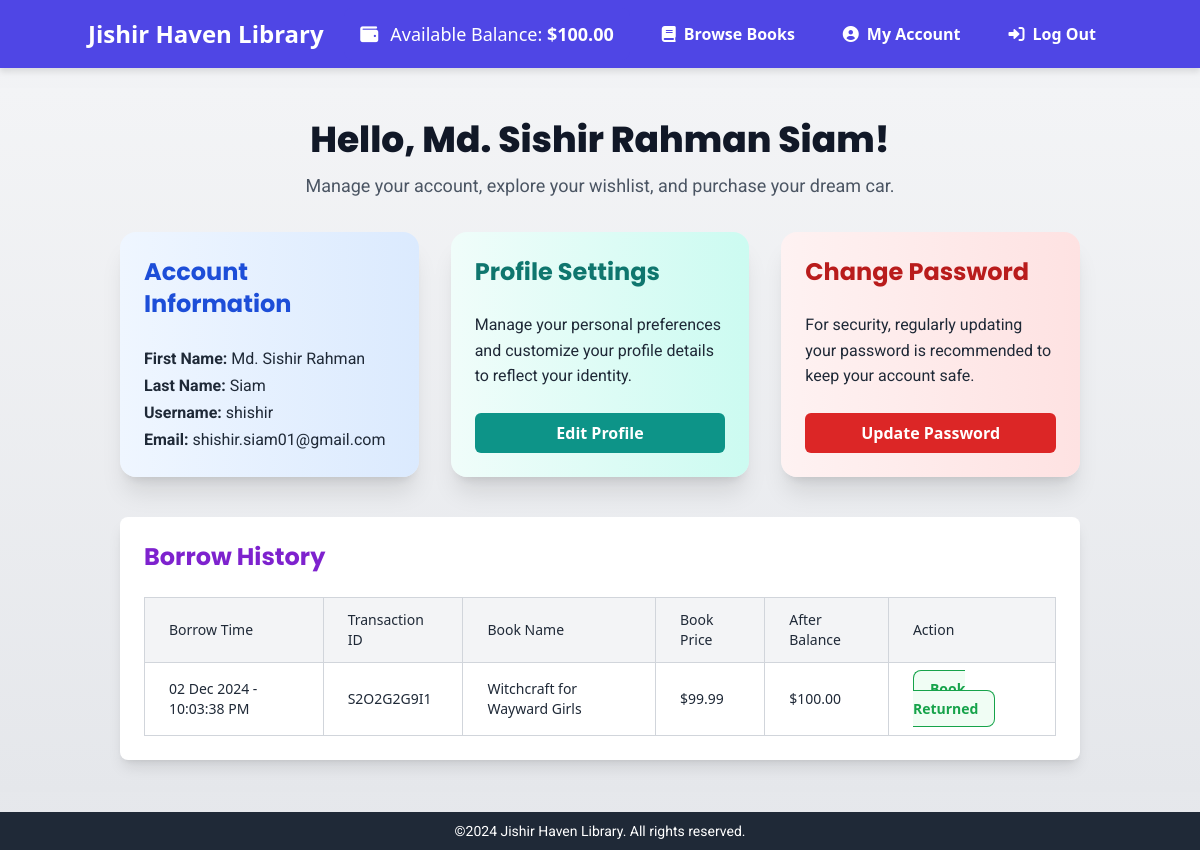
Screenshot of /profile/ (signed in) with the database file from the repository.
### Authenticator_App/models.py (models this page shows, shortened)
class UserAccount(models.Model):
    balance = models.DecimalField(max_digits=16, decimal_places=2, default=0.0)
    created_at = models.DateTimeField(auto_now_add=True, null=1)
    updated_at = models.DateTimeField(auto_now=True, null=1)
    user = models.OneToOneField(User, on_delete=models.CASCADE, related_name='account')

### Library_App/models.py (models this page shows, shortened)
class Borrow(models.Model):
    book = models.ForeignKey(Book, on_delete=models.CASCADE, related_name='borrowed')
    user = models.ForeignKey(User, on_delete=models.CASCADE, related_name='borrowed_books')
    price = models.DecimalField(max_digits=10, decimal_places=2, null=1)
    after_balance = models.DecimalField(max_digits=16, decimal_places=2, default=0)
    transaction_id = models.CharField(
        max_length=100, default=helper.generate_transaction_id, editable=0)
    is_returned = models.BooleanField(default=False, null=1)
    created_at = models.DateTimeField(auto_now_add=True)
    updated_at = models.DateTimeField(auto_now=True)

class Book(models.Model):
    name = models.CharField(max_length=250)
    author = models.CharField(max_length=100)
    genre = models.CharField(max_length=500)
    description = models.TextField(null=1)
    price = models.DecimalField(max_digits=5, decimal_places=2)
    available_copies = models.IntegerField(default=1)
    img = models.ImageField(upload_to='Library_App/books')
    categories = models.ManyToManyField(Categorie)
    created_at = models.DateTimeField(auto_now_add=True)
    updated_at = models.DateTimeField(auto_now=True)

### Authenticator_App/views.py (the view)
# urls.py: path('profile/', Authenticator_App_Views.profile_page, name='profile'),
def profile_page(request):
    if not request.user.is_authenticated:
        return redirect('login')
    Borrows = request.user.borrowed_books.all().order_by('-id')
    context = {
        'Borrows' : Borrows,
    }
    return render(request, 'profile.html', context)

### Authenticator_App/templates/profile.html (shortened to what this page needs)
{% extends 'base.html' %}
{% block content %}
<div class="container mx-auto p-8">
    <div class="text-center mb-8">
        <h1 class="text-4xl font-extrabold text-gray-900">Hello, {{ user.first_name }} {{ user.last_name }}!</h1>
        <p class="mt-3 text-lg text-gray-600">Manage your account, explore your wishlist, and purchase your dream car.</p>
    </div>
    <div class="grid grid-cols-1 sm:grid-cols-2 lg:grid-cols-3 gap-8 mb-8">
        <div class="bg-gradient-to-r from-blue-50 to-blue-100 rounded-2xl shadow-xl p-6 flex flex-col justify-between">
            <h2 class="text-2xl font-bold text-blue-700 mb-6">Account Information</h2>
            <p class="text-gray-800"><strong>First Name:</strong> {{ user.first_name }}</p>
            <p class="text-gray-800"><strong>Last Name:</strong> {{ user.last_name }}</p>
            <p class="text-gray-800"><strong>Username:</strong> {{ user.username }}</p>
            <p class="text-gray-800"><strong>Email:</strong> {{ user.email }}</p>
        </div>
        <div class="bg-gradient-to-r from-teal-50 to-teal-100 rounded-2xl shadow-xl p-6 flex flex-col justify-between">
            <h2 class="text-2xl font-bold text-teal-700 mb-6">Profile Settings</h2>
            <p class="text-gray-800">Manage your personal preferences and customize your profile details to reflect your identity.</p>
            <a href="{% url 'edit_profile' %}" class="inline-block mt-6 px-6 py-2 bg-teal-600 text-white font-semibold rounded-md text-center hover:bg-teal-700">Edit Profile</a>
        </div>
        <div class="bg-gradient-to-r from-red-50 to-red-100 rounded-2xl shadow-xl p-6 flex flex-col justify-between">
            <h2 class="text-2xl font-bold text-red-700 mb-6">Change Password</h2>
            <p class="text-gray-800">For security, regularly updating your password is recommended to keep your account safe.</p>
            <a href="{% url 'change_password' %}" class="inline-block mt-6 px-6 py-2 bg-red-600 text-white font-semibold rounded-md text-center hover:bg-red-700">Update Password</a>
        </div>
    </div>
        <div class="mt-10 p-6 bg-white shadow-lg rounded-lg">
            <h2 class="text-2xl font-bold text-purple-700 mb-6">Borrow History</h2>
            {% if request.user.borrowed_books.all %}
                <div class="overflow-x-auto">
                    <table class="min-w-full text-sm text-left text-gray-800 border-collapse border border-gray-300">
                        <thead class="bg-gray-100">
                            <tr>
                                <th class="px-6 py-3 border border-gray-300 font-medium">Borrow Time</th>
                                <th class="px-6 py-3 border border-gray-300 font-medium">Transaction ID</th>
                                <th class="px-6 py-3 border border-gray-300 font-medium">Book Name</th>
                                <th class="px-6 py-3 border border-gray-300 font-medium">Book Price</th>
                                <th class="px-6 py-3 border border-gray-300 font-medium">After Balance</th>
                                <th class="px-6 py-3 border border-gray-300 font-medium">Action</th>
                            </tr>
                        </thead>
                        <tbody>
                            {% for Borrow in Borrows %}
                                <tr class="hover:bg-gray-50 transition duration-300">
                                    <td class="px-6 py-4 border border-gray-300">{{ Borrow.created_at|date:"d M Y - h:i:s A" }}</td>
                                    <td class="px-6 py-4 border border-gray-300">{{ Borrow.transaction_id }}</td>
                                    <td class="px-6 py-4 border border-gray-300">{{ Borrow.book.name }}</td>
                                    <td class="px-6 py-4 border border-gray-300">${{ Borrow.price }}</td>
                                    <td class="px-6 py-4 border border-gray-300">${{ Borrow.after_balance }}</td>
                                    <td class="px-6 py-4 border border-gray-300">
                                        {% if Borrow.is_returned %}
                                            <span class="text-green-600 font-semibold px-4 py-2 border border-green-600 bg-green-50 rounded-lg">
                                                Book Returned
                                            </span>
                                        {% endif %}
                                    </td>
                                </tr>
                            {% endfor %}
                        </tbody>
                    </table>
                </div>
            {% else %}
                <p class="text-lg text-gray-600">You haven't made any Borrow yet.</p>
            {% endif %}
        </div>
</div>
{% endblock %}

### Templates/base.html (shortened to what this page needs)
<!DOCTYPE html>
<html lang="en">
<head>
    <script src="https://cdn.tailwindcss.com"></script>
    <link rel="stylesheet" href="https://cdnjs.cloudflare.com/ajax/libs/font-awesome/6.0.0-beta3/css/all.min.css">
</head>
<body class="bg-gradient-to-b from-gray-100 to-gray-200 ">
    {% include 'navbar.html' %}
    <div class="bg-gradient-to-b from-gray-100 to-gray-200 flex flex-col items-center mb-3">
        {% block content %}{% endblock %}
    </div>
    <footer class="text-center text-gray-600 text-sm py-2 mt-5 bg-gray-800 text-white">
        <div class="container mx-auto">
            <p>&copy;2024 Jishir Haven Library. All rights reserved.</p>
        </div>
    </footer>
</body>
</html>

### Templates/navbar.html (shortened to what this page needs)
<nav class="bg-indigo-600 p-4 py-2 cute-shadow mb-5">
    <div class="container mx-auto flex justify-between items-center text-white">
        <a href="{% url 'home' %}" class="text-2xl font-bold text-white hover:text-gray-300">
            Jishir Haven Library
        </a>
        <div id="navbar-content" class="hidden lg:flex space-x-6">
            <ul class="flex items-center space-x-4">
                {% if user.is_authenticated %}
                    <a href="{% url 'add_funds' %}"
                        class="flex items-center px-4 py-3 text-lg font-medium text-white bg-indigo-600 rounded-lg hover:bg-indigo-700
                            hover:shadow-lg hover:scale-105 transform transition duration-300 ease-in-out">
                        <i class="fas fa-wallet mr-3"></i>
                        <span>Available Balance:
                            <span class="font-bold">
                                ${{ request.user.account.balance }}
                            </span>
                        </span>
                    </a>
                {% endif %}
                <li>
                    <a href="{% url 'home' %}" class="flex items-center text-white font-semibold px-4 py-2 rounded hover:bg-indigo-700 transition duration-300">
                        <i class="fas fa-book mr-2"></i> Browse Books
                    </a>
                </li>
                {% if user.is_authenticated %}
                    <li>
                        <a href="{% url 'profile' %}" class="flex items-center text-white font-semibold px-4 py-2 rounded hover:bg-indigo-700 transition duration-300">
                            <i class="fas fa-user-circle mr-2"></i> My Account
                        </a>
                    </li>
                    <li>
                        <a href="{% url 'logout' %}" class="flex items-center text-white font-semibold px-4 py-2 rounded hover:bg-indigo-700 transition duration-300">
                            <i class="fas fa-sign-in-alt mr-2"></i> Log Out
                        </a>
                    </li>
                {% endif %}
            </ul>
        </div>
    </div>
</nav>

### Templates/base.html (style rules this page uses)
.cute-shadow { box-shadow: 0 4px 6px rgba(0, 0, 0, 0.1); }
h1, h2, h3, h4 { font-family: 'Poppins', sans-serif; }
p { font-family: 'Roboto', sans-serif; line-height: 1.6; }

### rows the page displays
Borrow: created_at "02 Dec 2024 - 10:03:38 PM", transaction_id "S2O2G2G9I1", book.name "Witchcraft for Wayward Girls", price "99.99", after_balance "100.00", is_returned "Book Returned"

### other values shown
{{ request.user.account.balance }} "100.00"
{{ user.first_name }} "Md. Sishir Rahman"
{{ user.last_name }} "Siam"
{{ user.username }} "shishir"
{{ user.email }} "shishir.siam01@gmail.com"
